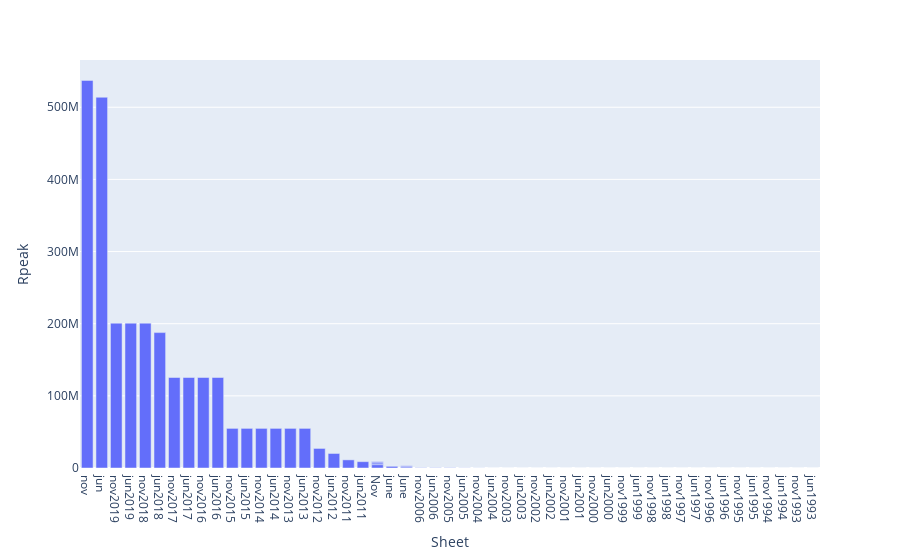

Notebook cell for this chart:
### Code cell
top500.query('Rank == 1').plot(x ='Sheet', y='Rpeak', kind = 'bar')

### Figure 1 — Plotly figure (JSON) as saved in the notebook; plotly's stock layout.template omitted (floating-point values rounded to 4 significant figures)
{"data": [{"alignmentgroup": "True", "hovertemplate": "Sheet=%{x}<br>Rpeak=%{y}<extra></extra>", "legendgroup": "", "marker": {"color": "#636efa"}, "name": "", "offsetgroup": "", "orientation": "v", "showlegend": false, "textposition": "auto", "type": "bar", "x": ["nov", "jun", "nov2019", "jun2019", "nov2018", "jun2018", "nov2017", "jun2017", "nov2016", "jun2016", "nov2015", "jun2015", "nov2014", "jun2014", "nov2013", "jun2013", "nov2012", "jun2012", "nov2011", "jun2011", "Nov", "june", "Nov", "June", "Nov", "June", "Nov", "June", "nov2006", "jun2006", "nov2005", "jun2005", "nov2004", "jun2004", "nov2003", "jun2003", "nov2002", "jun2002", "nov2001", "jun2001", "nov2000", "jun2000", "nov1999", "jun1999", "nov1998", "jun1998", "nov1997", "jun1997", "nov1996", "jun1996", "nov1995", "jun1995", "nov1994", "jun1994", "nov1993", "jun1993"], "xaxis": "x", "y": [537212000, 513854670, 200794880, 200794880, 200794880, 187659268, 125435904, 125435904, 125435904, 125435904, 54902400, 54902400, 54902400, 54902400, 54902400, 54902400, 27112550, 20130000.0, 11280384, 8773630, 4701000, 2331000, 2331000, 1456700, 1456700, 1375780, 596378, 367000, 367000, 367000, 367000, 183500, 91750, 40960, 40960, 40960, 40960, 40960, 12288, 12288, 12288, 3207, 3207, 3154, 1830.0, 1830.0, 1830.0, 1453, 614.4, 307.2, 235.8, 235.8, 235.8, 184, 235.8, 131], "yaxis": "y"}], "layout": {"autosize": true, "barmode": "relative", "legend": {"tracegroupgap": 0}, "margin": {"t": 60}, "xaxis": {"anchor": "y", "autorange": true, "domain": [0, 1], "range": [-0.5, 50.5], "title": {"text": "Sheet"}, "type": "category"}, "yaxis": {"anchor": "x", "autorange": true, "domain": [0, 1], "range": [0, 565500000.0], "title": {"text": "Rpeak"}, "type": "linear"}}}
